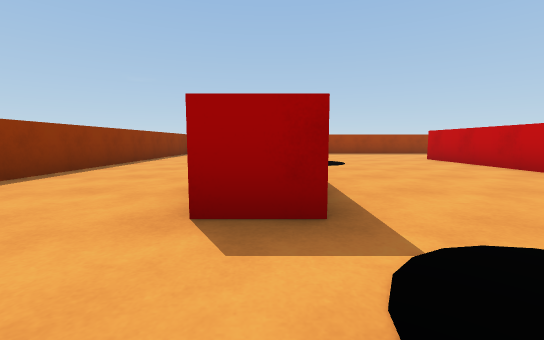
view 1 (above)

16 first-person views from a walk through a Unity game level. The camera is 0.28 m above the floor, tilts 6° down and sees 90° across. The floor is counted in squares, 0.5 m on a side. Each view is taken from the middle of a square. On the plan, view 1 faces up. The plan holds only what a view shows up to about 9 squares ahead; the rest is blank. The player character is not drawn.

view 2
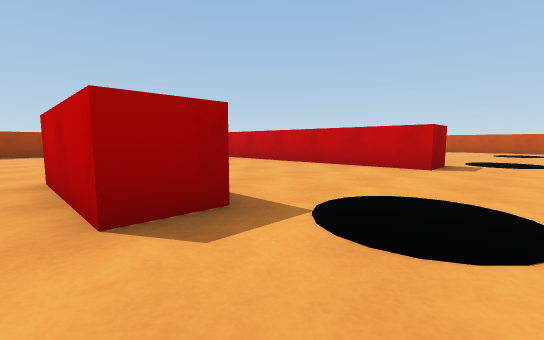

view 3
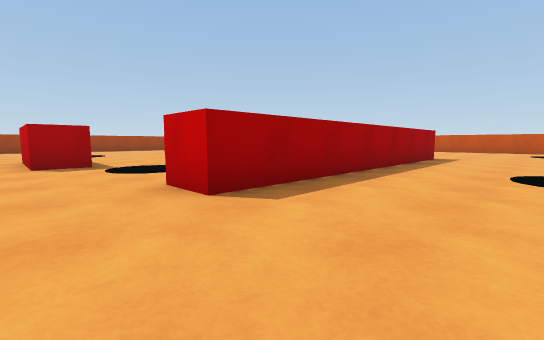

view 4
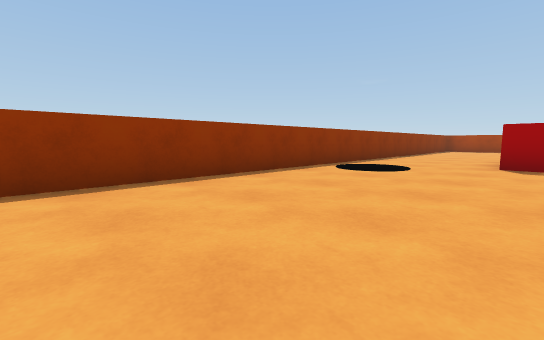

view 5
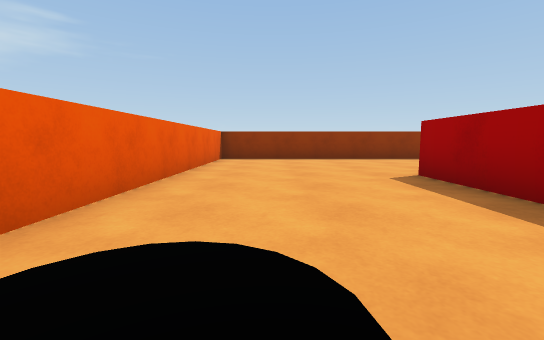

view 6
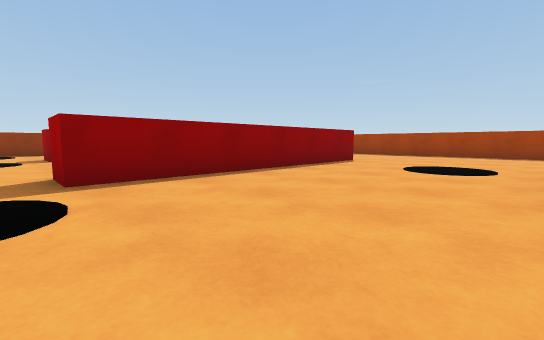

view 7
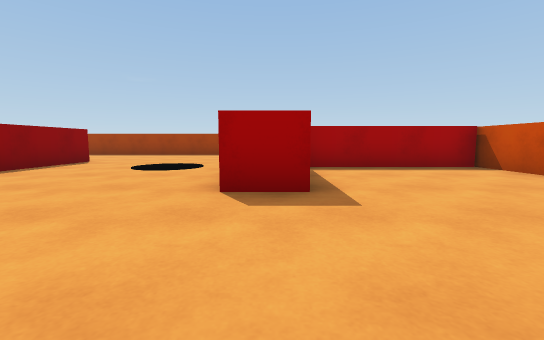

view 8
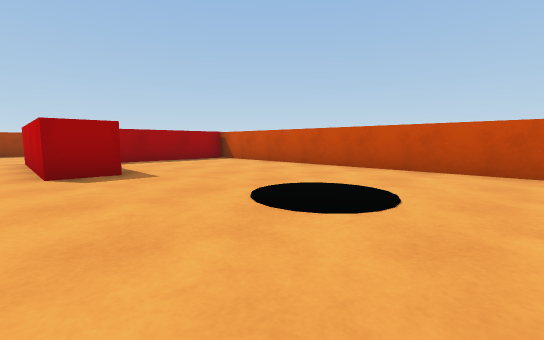

view 9
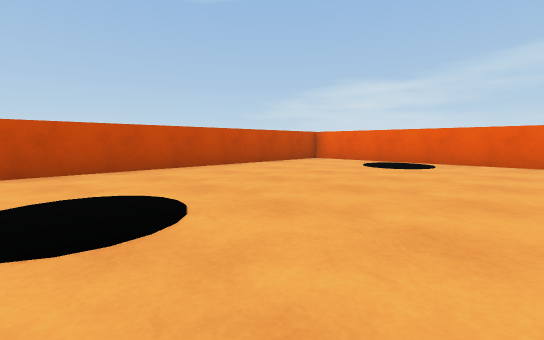

view 10
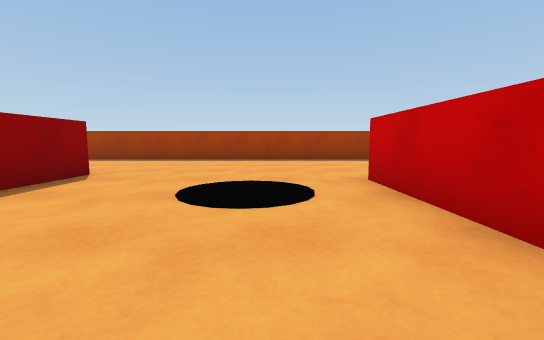

view 11
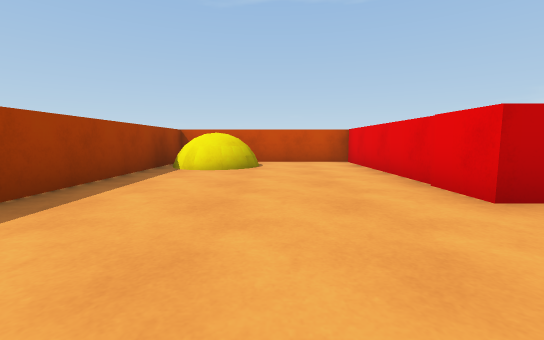

view 12
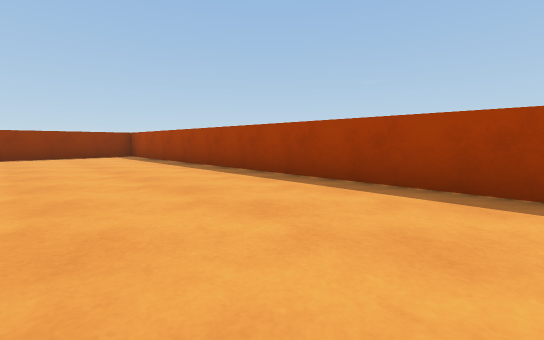

view 13
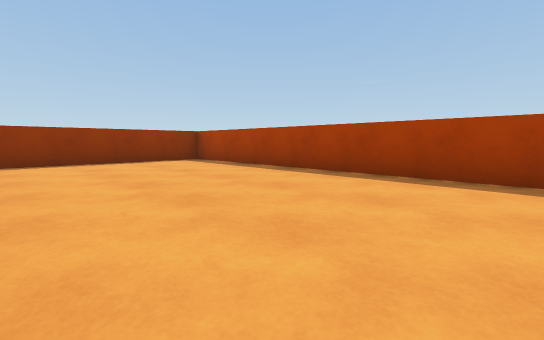

view 14
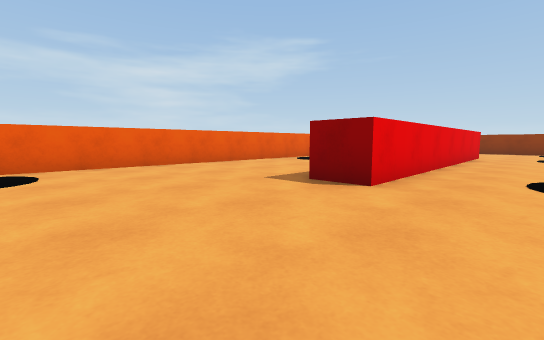

view 15
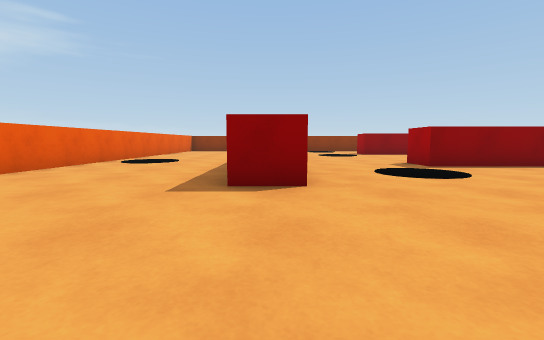

view 16
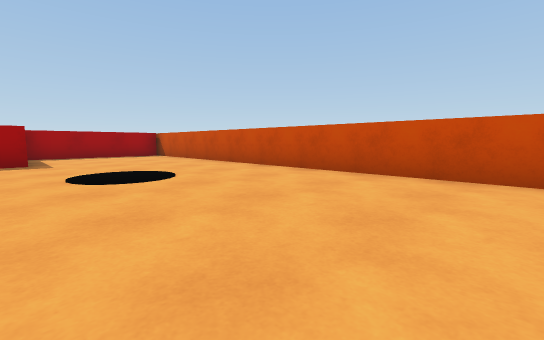

### Floor plan
Points are (right, up) in squares from view 1. A wall is a line through its corners. A room is listed if a view was taken in it or the views show most of it. See-through windows are left out.
Room 1 (views 1, 2, 3, 4, 5, 6, 7, 8, 9, 10, 11, 12, 13, 14, 15, 16)
walls: (11.5, 4) (10.4, 4) (10.4, 7.9) (15.5, 7.9) (15.5, 12.5) (-3.8, 12.5) (-3.8, -6.6) (15.2, -6.6); (8.6, -1.6) (8.6, -2.6) (0.5, -2.6) (0.5, -1.6) (8.6, -1.6); (5.9, 8.6) (5.9, 1.5) (4.9, 1.5) (4.9, 8.6); (15.5, -6.4) (15.5, 6.9) (11.5, 6.9)
objects: red block (0, 2) to (0, 4); yellow ball (13, 10) to (14, 12)

Where each view was taken, in squares from view 1:
view 1: 0 up, 0 right, facing up
view 2: 0 up, 1 left, facing up-right
view 3: 5 down, 1 left, facing up-right
view 4: 5 down, 0 right, facing up-left
view 5: 5 down, 5 right, facing left
view 6: 1 up, 10 right, facing up-left
view 7: 1 up, 11 right, facing up
view 8: 1 down, 10 right, facing up-right
view 9: 1 up, 10 right, facing down-right
view 10: 4 up, 9 right, facing up
view 11: 10 up, 8 right, facing right
view 12: 9 up, 7 right, facing up-left
view 13: 8 up, 4 right, facing up-left
view 14: 0 up, 12 right, facing down-left
view 15: 2 down, 12 right, facing left
view 16: 4 down, 11 right, facing up-right
